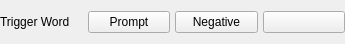
<?xml version="1.0" encoding="UTF-8"?>
<ui version="4.0">
 <class>lora_trigger_word</class>
 <widget class="QWidget" name="lora_trigger_word">
  <property name="geometry">
   <rect>
    <x>0</x>
    <y>0</y>
    <width>345</width>
    <height>44</height>
   </rect>
  </property>
  <property name="windowTitle">
   <string>Form</string>
  </property>
  <layout class="QHBoxLayout" name="horizontalLayout">
   <property name="spacing">
    <number>5</number>
   </property>
   <property name="leftMargin">
    <number>0</number>
   </property>
   <property name="topMargin">
    <number>0</number>
   </property>
   <property name="rightMargin">
    <number>0</number>
   </property>
   <property name="bottomMargin">
    <number>0</number>
   </property>
   <item>
    <widget class="QLabel" name="trigger_word">
     <property name="text">
      <string>Trigger Word</string>
     </property>
    </widget>
   </item>
   <item>
    <widget class="QPushButton" name="button_to_prompt">
     <property name="cursor">
      <cursorShape>PointingHandCursor</cursorShape>
     </property>
     <property name="toolTip">
      <string>Send trigger word to prompt</string>
     </property>
     <property name="text">
      <string>Prompt</string>
     </property>
     <property name="icon">
      <iconset theme="edit-paste"/>
     </property>
    </widget>
   </item>
   <item>
    <widget class="QPushButton" name="button_to_negative_prompt">
     <property name="cursor">
      <cursorShape>PointingHandCursor</cursorShape>
     </property>
     <property name="toolTip">
      <string>Send trigger word to negative prompt</string>
     </property>
     <property name="text">
      <string>Negative</string>
     </property>
     <property name="icon">
      <iconset theme="edit-paste"/>
     </property>
    </widget>
   </item>
   <item>
    <widget class="QPushButton" name="button_copy">
     <property name="cursor">
      <cursorShape>PointingHandCursor</cursorShape>
     </property>
     <property name="toolTip">
      <string>Copy trigger word to clipboard</string>
     </property>
     <property name="text">
      <string/>
     </property>
     <property name="icon">
      <iconset theme="edit-copy"/>
     </property>
    </widget>
   </item>
  </layout>
 </widget>
 <resources/>
 <connections>
  <connection>
   <sender>button_to_prompt</sender>
   <signal>clicked(bool)</signal>
   <receiver>lora_trigger_word</receiver>
   <slot>action_click_button_to_prompt()</slot>
   <hints>
    <hint type="sourcelabel">
     <x>184</x>
     <y>33</y>
    </hint>
    <hint type="destinationlabel">
     <x>319</x>
     <y>-7</y>
    </hint>
   </hints>
  </connection>
  <connection>
   <sender>button_to_negative_prompt</sender>
   <signal>clicked()</signal>
   <receiver>lora_trigger_word</receiver>
   <slot>action_click_button_to_negative_prompt()</slot>
   <hints>
    <hint type="sourcelabel">
     <x>280</x>
     <y>33</y>
    </hint>
    <hint type="destinationlabel">
     <x>518</x>
     <y>-7</y>
    </hint>
   </hints>
  </connection>
  <connection>
   <sender>button_copy</sender>
   <signal>clicked()</signal>
   <receiver>lora_trigger_word</receiver>
   <slot>action_click_button_copy()</slot>
   <hints>
    <hint type="sourcelabel">
     <x>307</x>
     <y>25</y>
    </hint>
    <hint type="destinationlabel">
     <x>279</x>
     <y>-14</y>
    </hint>
   </hints>
  </connection>
 </connections>
 <slots>
  <slot>action_click_button_to_prompt()</slot>
  <slot>action_click_button_to_negative_prompt()</slot>
  <slot>action_click_button_copy()</slot>
 </slots>
</ui>
